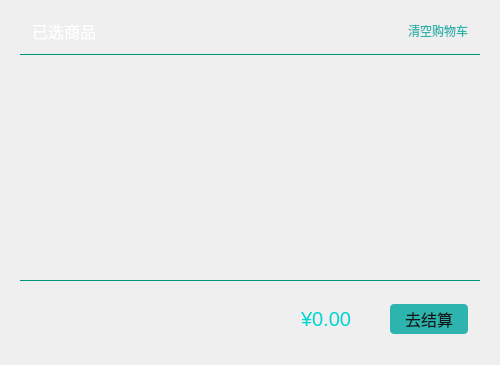
<?xml version="1.0" encoding="UTF-8"?>
<ui version="4.0">
 <class>shoppingCartDlg</class>
 <widget class="QDialog" name="shoppingCartDlg">
  <property name="geometry">
   <rect>
    <x>0</x>
    <y>0</y>
    <width>500</width>
    <height>365</height>
   </rect>
  </property>
  <property name="minimumSize">
   <size>
    <width>500</width>
    <height>365</height>
   </size>
  </property>
  <property name="maximumSize">
   <size>
    <width>500</width>
    <height>365</height>
   </size>
  </property>
  <property name="windowTitle">
   <string>shoppingCartDlg</string>
  </property>
  <layout class="QGridLayout" name="gridLayout">
   <property name="leftMargin">
    <number>0</number>
   </property>
   <property name="topMargin">
    <number>0</number>
   </property>
   <property name="rightMargin">
    <number>0</number>
   </property>
   <property name="bottomMargin">
    <number>0</number>
   </property>
   <property name="spacing">
    <number>0</number>
   </property>
   <item row="0" column="0">
    <widget class="QWidget" name="widget" native="true">
     <property name="styleSheet">
      <string notr="true">#widget{
border-image: url(:/masterDesktop/Resources/shopping cart_bg.png);
}
#wgt_top{
border-bottom:1px solid #00947E;
}
#wgt_bottom{
border-top:1px solid #00947E;
}
#listWidget{
border:none;
background:transparent;
}</string>
     </property>
     <layout class="QVBoxLayout" name="verticalLayout">
      <property name="spacing">
       <number>0</number>
      </property>
      <property name="leftMargin">
       <number>20</number>
      </property>
      <property name="topMargin">
       <number>0</number>
      </property>
      <property name="rightMargin">
       <number>20</number>
      </property>
      <property name="bottomMargin">
       <number>0</number>
      </property>
      <item>
       <widget class="QWidget" name="wgt_top" native="true">
        <property name="minimumSize">
         <size>
          <width>0</width>
          <height>55</height>
         </size>
        </property>
        <property name="maximumSize">
         <size>
          <width>16777215</width>
          <height>55</height>
         </size>
        </property>
        <layout class="QHBoxLayout" name="horizontalLayout">
         <property name="leftMargin">
          <number>12</number>
         </property>
         <property name="topMargin">
          <number>18</number>
         </property>
         <property name="rightMargin">
          <number>12</number>
         </property>
         <item>
          <widget class="QLabel" name="label">
           <property name="styleSheet">
            <string notr="true">font-family:&quot;微软雅黑&quot;;
font-size:16px;
color:#FFFFFF;</string>
           </property>
           <property name="text">
            <string>已选商品</string>
           </property>
          </widget>
         </item>
         <item>
          <spacer name="horizontalSpacer">
           <property name="orientation">
            <enum>Qt::Horizontal</enum>
           </property>
           <property name="sizeHint" stdset="0">
            <size>
             <width>297</width>
             <height>20</height>
            </size>
           </property>
          </spacer>
         </item>
         <item>
          <widget class="QPushButton" name="btn_clearCart">
           <property name="styleSheet">
            <string notr="true">font-family:&quot;微软雅黑&quot;;
font-size:12px;
color:#2EB4AF;
border:none;</string>
           </property>
           <property name="text">
            <string>清空购物车</string>
           </property>
          </widget>
         </item>
        </layout>
       </widget>
      </item>
      <item>
       <widget class="QListWidget" name="listWidget">
        <property name="minimumSize">
         <size>
          <width>460</width>
          <height>225</height>
         </size>
        </property>
        <property name="maximumSize">
         <size>
          <width>460</width>
          <height>225</height>
         </size>
        </property>
        <property name="styleSheet">
         <string notr="true">QListWidget{outline:0px;}
QListView::item:hover, QListView::item:selected{
background:transparent;
}
QScrollBar:vertical {
       width: 13px;
    background:rgba(0,0,0,0%);
    padding-top:13px;
    padding-bottom:13px;
   }
   QScrollBar::handle:vertical {
       
	border-image: url(:/masterDesktop/Resources/slider.png);
   }
QScrollBar::add-line:vertical
{
    border:0px;
   height:13px;
}

QScrollBar::sub-line:vertical
{
  border:0px;
height:13px;
}
 QScrollBar::up-arrow:vertical{     
    border:0px;
width:13px;
height:13px;
	border-image: url(:/masterDesktop/Resources/up.png);
   }
QScrollBar::down-arrow:vertical{
    border:0px;
width:13px;
height:13px;
border-image: url(:/masterDesktop/Resources/down.png);
}
QScrollBar::add-page:vertical,QScrollBar::sub-page:vertical
{
  background-color:#08201e;
}
</string>
        </property>
        <property name="verticalScrollBarPolicy">
         <enum>Qt::ScrollBarAlwaysOff</enum>
        </property>
        <property name="horizontalScrollBarPolicy">
         <enum>Qt::ScrollBarAlwaysOff</enum>
        </property>
       </widget>
      </item>
      <item>
       <widget class="QWidget" name="wgt_bottom" native="true">
        <property name="minimumSize">
         <size>
          <width>0</width>
          <height>85</height>
         </size>
        </property>
        <property name="maximumSize">
         <size>
          <width>16777215</width>
          <height>85</height>
         </size>
        </property>
        <property name="styleSheet">
         <string notr="true">#btn_calculate{
font-family:&quot;微软雅黑&quot;;
font-size:16px;
color:#151515;
background:#2EB4AF;
border:none;
border-radius:4px;
}
#btn_calculate:pressed{
margin:1px;
}</string>
        </property>
        <layout class="QHBoxLayout" name="horizontalLayout_2">
         <property name="spacing">
          <number>0</number>
         </property>
         <property name="leftMargin">
          <number>12</number>
         </property>
         <property name="rightMargin">
          <number>12</number>
         </property>
         <property name="bottomMargin">
          <number>18</number>
         </property>
         <item>
          <spacer name="horizontalSpacer_2">
           <property name="orientation">
            <enum>Qt::Horizontal</enum>
           </property>
           <property name="sizeHint" stdset="0">
            <size>
             <width>138</width>
             <height>20</height>
            </size>
           </property>
          </spacer>
         </item>
         <item>
          <widget class="QLabel" name="lbl_num">
           <property name="styleSheet">
            <string notr="true">font-family:&quot;微软雅黑&quot;;
font-size:16px;
color:#EEEEEE;</string>
           </property>
           <property name="text">
            <string>共计0件商品</string>
           </property>
          </widget>
         </item>
         <item>
          <widget class="QLabel" name="lbl_sum">
           <property name="minimumSize">
            <size>
             <width>128</width>
             <height>0</height>
            </size>
           </property>
           <property name="maximumSize">
            <size>
             <width>128</width>
             <height>16777215</height>
            </size>
           </property>
           <property name="styleSheet">
            <string notr="true">font-family:&quot;微软雅黑&quot;;
font-size:20px;
color:#00D5CF;</string>
           </property>
           <property name="text">
            <string>¥0.00</string>
           </property>
           <property name="alignment">
            <set>Qt::AlignCenter</set>
           </property>
          </widget>
         </item>
         <item>
          <widget class="QPushButton" name="btn_calculate">
           <property name="minimumSize">
            <size>
             <width>78</width>
             <height>30</height>
            </size>
           </property>
           <property name="maximumSize">
            <size>
             <width>78</width>
             <height>30</height>
            </size>
           </property>
           <property name="text">
            <string>去结算</string>
           </property>
          </widget>
         </item>
        </layout>
       </widget>
      </item>
     </layout>
    </widget>
   </item>
  </layout>
 </widget>
 <layoutdefault spacing="6" margin="11"/>
 <resources>
  <include location="masterDesktop.qrc"/>
 </resources>
 <connections/>
</ui>
